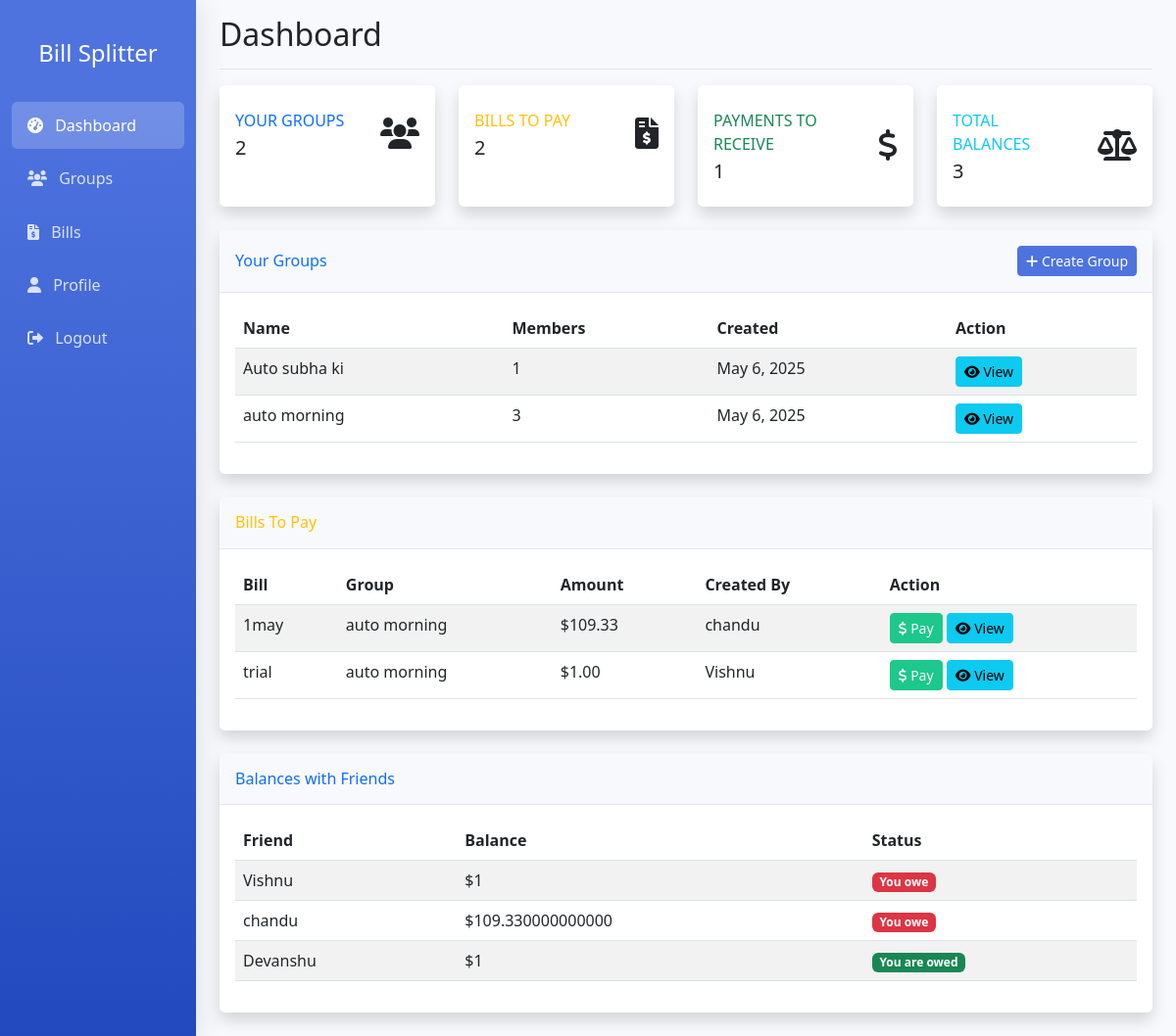
The page /bills/dashboard/ (signed in) on the database its author committed.
### bills/models.py (models this page shows, shortened)
class Group(models.Model):
    name = models.CharField(max_length=100)
    created_by = models.ForeignKey(User, on_delete=models.CASCADE, related_name='created_groups')
    members = models.ManyToManyField(User, related_name='bill_groups')
    created_at = models.DateTimeField(auto_now_add=True)

class BillSplit(models.Model):
    bill = models.ForeignKey(Bill, on_delete=models.CASCADE, related_name='splits')
    user = models.ForeignKey(User, on_delete=models.CASCADE, related_name='bill_splits')
    amount = models.DecimalField(max_digits=10, decimal_places=2)
    is_paid = models.BooleanField(default=False)
    paid_at = models.DateTimeField(null=True, blank=True)

class Bill(models.Model):
    title = models.CharField(max_length=100)
    amount = models.DecimalField(max_digits=10, decimal_places=2)
    description = models.TextField(blank=True, null=True)
    created_by = models.ForeignKey(User, on_delete=models.CASCADE, related_name='created_bills')
    group = models.ForeignKey(Group, on_delete=models.CASCADE, related_name='bills')
    created_at = models.DateTimeField(auto_now_add=True)

### bills/views.py (the view)
# urls.py: path('dashboard/', views.dashboard, name='dashboard'),
@login_required
def dashboard(request):
    user = request.user
    groups = user.bill_groups.all()
    bills_to_pay = BillSplit.objects.filter(
        user=user,
        is_paid=False
    ).select_related('bill')
    bills_to_receive = BillSplit.objects.filter(
        bill__created_by=user,
        is_paid=False
    ).exclude(user=user)
    balances = {}
    owed = BillSplit.objects.filter(
        user=user,
        is_paid=False
    ).values('bill__created_by').annotate(
        total=Sum('amount')
    )
    for item in owed:
        other_user = User.objects.get(id=item['bill__created_by'])
        if other_user not in balances:
            balances[other_user] = Decimal(0)
        balances[other_user] -= item['total']
    owed_to_me = BillSplit.objects.filter(
        bill__created_by=user,
        is_paid=False
    ).exclude(
        user=user
    ).values('user').annotate(
        total=Sum('amount')
    )
    for item in owed_to_me:
        other_user = User.objects.get(id=item['user'])
        if other_user not in balances:
            balances[other_user] = Decimal(0)
        balances[other_user] += item['total']
    context = {
        'groups': groups,
        'bills_to_pay': bills_to_pay,
        'bills_to_receive': bills_to_receive,
        'balances': balances.items()
    }
    return render(request, 'bills/dashboard.html', context)

### bills/templatetags/bill_filters.py (called while the page is built)
@register.filter
def abs_value(value):
    try:
        return abs(value)
    except (ValueError, TypeError):
        return value

### templates/bills/dashboard.html (shortened to what this page needs)
{% extends 'bills/base.html' %}
{% load bill_filters %}
{% block header %}Dashboard{% endblock %}
{% block content %}
<div class="row">
    <div class="col-xl-3 col-md-6 mb-4">
        <div class="card border-left-primary shadow h-100 py-2">
            <div class="card-body">
                <div class="row no-gutters align-items-center">
                    <div class="col mr-2">
                        <div class="text-xs font-weight-bold text-primary text-uppercase mb-1">
                            Your Groups
                        </div>
                        <div class="h5 mb-0 font-weight-bold text-gray-800">{{ groups.count }}</div>
                    </div>
                    <div class="col-auto">
                        <i class="fas fa-users fa-2x text-gray-300"></i>
                    </div>
                </div>
            </div>
        </div>
    </div>
    <div class="col-xl-3 col-md-6 mb-4">
        <div class="card border-left-warning shadow h-100 py-2">
            <div class="card-body">
                <div class="row no-gutters align-items-center">
                    <div class="col mr-2">
                        <div class="text-xs font-weight-bold text-warning text-uppercase mb-1">
                            Bills to Pay
                        </div>
                        <div class="h5 mb-0 font-weight-bold text-gray-800">{{ bills_to_pay.count }}</div>
                    </div>
                    <div class="col-auto">
                        <i class="fas fa-file-invoice-dollar fa-2x text-gray-300"></i>
                    </div>
                </div>
            </div>
        </div>
    </div>
    <div class="col-xl-3 col-md-6 mb-4">
        <div class="card border-left-success shadow h-100 py-2">
            <div class="card-body">
                <div class="row no-gutters align-items-center">
                    <div class="col mr-2">
                        <div class="text-xs font-weight-bold text-success text-uppercase mb-1">
                            Payments to Receive
                        </div>
                        <div class="h5 mb-0 font-weight-bold text-gray-800">{{ bills_to_receive.count }}</div>
                    </div>
                    <div class="col-auto">
                        <i class="fas fa-dollar-sign fa-2x text-gray-300"></i>
                    </div>
                </div>
            </div>
        </div>
    </div>
    <div class="col-xl-3 col-md-6 mb-4">
        <div class="card border-left-info shadow h-100 py-2">
            <div class="card-body">
                <div class="row no-gutters align-items-center">
                    <div class="col mr-2">
                        <div class="text-xs font-weight-bold text-info text-uppercase mb-1">
                            Total Balances
                        </div>
                        <div class="h5 mb-0 font-weight-bold text-gray-800">{{ balances|length }}</div>
                    </div>
                    <div class="col-auto">
                        <i class="fas fa-balance-scale fa-2x text-gray-300"></i>
                    </div>
                </div>
            </div>
        </div>
    </div>
</div>
<div class="card shadow mb-4">
    <div class="card-header py-3 d-flex flex-row align-items-center justify-content-between">
        <h6 class="m-0 font-weight-bold text-primary">Your Groups</h6>
        <a href="{% url 'create_group' %}" class="btn btn-sm btn-primary">
            <i class="fas fa-plus"></i> Create Group
        </a>
    </div>
    <div class="card-body">
        {% if groups %}
        <div class="table-responsive">
            <table class="table table-striped">
                <thead>
                    <tr>
                        <th>Name</th>
                        <th>Members</th>
                        <th>Created</th>
                        <th>Action</th>
                    </tr>
                </thead>
                <tbody>
                    {% for group in groups %}
                    <tr>
                        <td>{{ group.name }}</td>
                        <td>{{ group.members.count }}</td>
                        <td>{{ group.created_at|date }}</td>
                        <td>
                            <a href="{% url 'group_detail' group.id %}" class="btn btn-sm btn-info">
                                <i class="fas fa-eye"></i> View
                            </a>
                        </td>
                    </tr>
                    {% endfor %}
                </tbody>
            </table>
        </div>
        {% else %}
        <p class="text-center">You haven't created any groups yet. <a href="{% url 'create_group' %}">Create your first group!</a></p>
        {% endif %}
    </div>
</div>
<div class="card shadow mb-4">
    <div class="card-header py-3 d-flex flex-row align-items-center justify-content-between">
        <h6 class="m-0 font-weight-bold text-warning">Bills To Pay</h6>
    </div>
    <div class="card-body">
        {% if bills_to_pay %}
        <div class="table-responsive">
            <table class="table table-striped">
                <thead>
                    <tr>
                        <th>Bill</th>
                        <th>Group</th>
                        <th>Amount</th>
                        <th>Created By</th>
                        <th>Action</th>
                    </tr>
                </thead>
                <tbody>
                    {% for split in bills_to_pay %}
                    <tr>
                        <td>{{ split.bill.title }}</td>
                        <td>{{ split.bill.group.name }}</td>
                        <td>${{ split.amount }}</td>
                        <td>{{ split.bill.created_by.username }}</td>
                        <td>
                            <a href="{% url 'pay_bill' split.id %}" class="btn btn-sm btn-success">
                                <i class="fas fa-dollar-sign"></i> Pay
                            </a>
                            <a href="{% url 'bill_detail' split.bill.id %}" class="btn btn-sm btn-info">
                                <i class="fas fa-eye"></i> View
                            </a>
                        </td>
                    </tr>
                    {% endfor %}
                </tbody>
            </table>
        </div>
        {% else %}
        <p class="text-center">No bills to pay at the moment.</p>
        {% endif %}
    </div>
</div>
<div class="card shadow mb-4">
    <div class="card-header py-3">
        <h6 class="m-0 font-weight-bold text-primary">Balances with Friends</h6>
    </div>
    <div class="card-body">
        {% if balances %}
        <div class="table-responsive">
            <table class="table table-striped">
                <thead>
                    <tr>
                        <th>Friend</th>
                        <th>Balance</th>
                        <th>Status</th>
                    </tr>
                </thead>
                <tbody>
                    {% for user, amount in balances %}
                    <tr>
                        <td>{{ user.username }}</td>
                        <td>${{ amount|abs_value }}</td>
                        <td>
                            {% if amount > 0 %}
                            <span class="badge bg-success">You are owed</span>
                            {% elif amount < 0 %}
                            <span class="badge bg-danger">You owe</span>
                            {% else %}
                            <span class="badge bg-secondary">Settled</span>
                            {% endif %}
                        </td>
                    </tr>
                    {% endfor %}
                </tbody>
            </table>
        </div>
        {% else %}
        <p class="text-center">No balances with friends yet.</p>
        {% endif %}
    </div>
</div>
{% endblock %}

### templates/bills/base.html (shortened to what this page needs)
<!DOCTYPE html>
<html lang="en">
<head>
    <link href="https://cdn.jsdelivr.net/npm/bootstrap@5.3.0-alpha1/dist/css/bootstrap.min.css" rel="stylesheet">
    <link rel="stylesheet" href="https://cdnjs.cloudflare.com/ajax/libs/font-awesome/6.0.0/css/all.min.css">
</head>
<body>
    {% if user.is_authenticated %}
    <div class="container-fluid">
        <div class="row">
            <div class="sidebar col-md-3 col-lg-2 d-md-block bg-gradient-primary sidebar collapse">
                <div class="position-sticky pt-3">
                    <div class="py-4 text-center text-white">
                        <h4>Bill Splitter</h4>
                    </div>
                    <ul class="nav flex-column">
                        <li class="nav-item">
                            <a class="nav-link {% if request.resolver_match.url_name == 'dashboard' %}active{% endif %}" href="{% url 'dashboard' %}">
                                <i class="fas fa-tachometer-alt"></i> Dashboard
                            </a>
                        </li>
                        <li class="nav-item">
                            <a class="nav-link {% if 'group' in request.resolver_match.url_name %}active{% endif %}" href="{% url 'create_group' %}">
                                <i class="fas fa-users"></i> Groups
                            </a>
                        </li>
                        <li class="nav-item">
                            <a class="nav-link {% if 'bill' in request.resolver_match.url_name %}active{% endif %}" href="{% url 'create_bill' %}">
                                <i class="fas fa-file-invoice-dollar"></i> Bills
                            </a>
                        </li>
                        <li class="nav-item">
                            <a class="nav-link {% if request.resolver_match.url_name == 'profile' %}active{% endif %}" href="{% url 'profile' %}">
                                <i class="fas fa-user"></i> Profile
                            </a>
                        </li>
                        <li class="nav-item">
                            <form id="logout-form" method="post" action="{% url 'logout' %}" class="d-inline">
                                <a class="nav-link" href="#" onclick="document.getElementById('logout-form').submit(); return false;">
                                    <i class="fas fa-sign-out-alt"></i> Logout
                                </a>
                            </form>
                        </li>
                    </ul>
                </div>
            </div>
            <div class="col-md-9 ms-sm-auto col-lg-10 px-md-4">
                <div class="d-flex justify-content-between flex-wrap flex-md-nowrap align-items-center pt-3 pb-2 mb-3 border-bottom">
                    <h1 class="h2">{% block header %}Dashboard{% endblock %}</h1>
                </div>
                {% block content %}{% endblock %}
            </div>
        </div>
    </div>
    {% endif %}
</body>
</html>

### templates/bills/base.html (style rules this page uses)
:root { --primary-color: #4e73df; --secondary-color: #224abe; --success-color: #1cc88a; --info-color: #36b9cc; --warning-color: #f6c23e; --danger-color: #e74a3b; }
body { background-color: #f8f9fc; }
.sidebar { min-height: 100vh; background-color: #4e73df; background-image: linear-gradient(180deg, #4e73df 10%, #224abe 100%); box-shadow: 0 0.15rem 1.75rem 0 rgba(58, 59, 69, 0.15); }
.sidebar .nav-link { color: rgba(255, 255, 255, 0.8); font-weight: 500; padding: 0.75rem 1rem; margin: 0.2rem 0; border-radius: 0.35rem; }
.sidebar .nav-link.active { color: white; background-color: rgba(255, 255, 255, 0.2); }
.sidebar .nav-link i { margin-right: 0.5rem; }
.card { border: none; border-radius: 0.35rem; box-shadow: 0 0.15rem 1.75rem 0 rgba(58, 59, 69, 0.1); }
.card-header { background-color: #f8f9fc; border-bottom: 1px solid #e3e6f0; }
.btn-primary { background-color: #4e73df; border-color: #4e73df; }
.btn-success { background-color: #1cc88a; border-color: #1cc88a; }

### rows shown on the page
Group: name "Auto subha ki", members.count "1", created_at "May 6, 2025"
Group: name "auto morning", members.count "3", created_at "May 6, 2025"
BillSplit: bill "1may", bill.group.name "auto morning", amount "109.33", bill.created_by.username "chandu"
BillSplit: bill "trial", bill.group.name "auto morning", amount "1.00", bill.created_by.username "Vishnu"

### other values the page prints
{{ groups.count }} "2"
{{ bills_to_pay.count }} "2"
{{ bills_to_receive.count }} "1"
{{ balances|length }} "3"
{{ user.username }} "Vishnu"
{{ amount|abs_value }} "1"
{{ user.username }} "chandu"
{{ amount|abs_value }} "109.330000000000"
{{ user.username }} "Devanshu"
